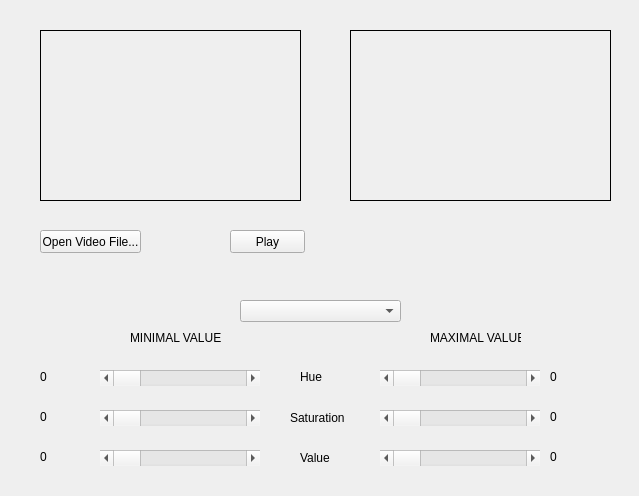
<?xml version="1.0" encoding="UTF-8"?>
<ui version="4.0">
 <class>VideoPlayer</class>
 <widget class="QMainWindow" name="VideoPlayer">
  <property name="geometry">
   <rect>
    <x>0</x>
    <y>0</y>
    <width>639</width>
    <height>496</height>
   </rect>
  </property>
  <property name="windowTitle">
   <string>VideoPlayer</string>
  </property>
  <widget class="QWidget" name="centralWidget">
   <widget class="VideoWidget" name="inputFrame">
    <property name="geometry">
     <rect>
      <x>40</x>
      <y>30</y>
      <width>261</width>
      <height>171</height>
     </rect>
    </property>
    <property name="frameShape">
     <enum>QFrame::Box</enum>
    </property>
    <property name="text">
     <string/>
    </property>
    <property name="scaledContents">
     <bool>false</bool>
    </property>
    <property name="alignment">
     <set>Qt::AlignCenter</set>
    </property>
   </widget>
   <widget class="QPushButton" name="openVideoFileButton">
    <property name="geometry">
     <rect>
      <x>40</x>
      <y>230</y>
      <width>101</width>
      <height>23</height>
     </rect>
    </property>
    <property name="text">
     <string>Open Video File...</string>
    </property>
   </widget>
   <widget class="QPushButton" name="playButton">
    <property name="geometry">
     <rect>
      <x>230</x>
      <y>230</y>
      <width>75</width>
      <height>23</height>
     </rect>
    </property>
    <property name="text">
     <string>Play</string>
    </property>
   </widget>
   <widget class="VideoWidget" name="processedFrame">
    <property name="geometry">
     <rect>
      <x>350</x>
      <y>30</y>
      <width>261</width>
      <height>171</height>
     </rect>
    </property>
    <property name="frameShape">
     <enum>QFrame::Box</enum>
    </property>
    <property name="text">
     <string/>
    </property>
    <property name="alignment">
     <set>Qt::AlignCenter</set>
    </property>
   </widget>
   <widget class="QComboBox" name="colorComboBox">
    <property name="geometry">
     <rect>
      <x>240</x>
      <y>300</y>
      <width>161</width>
      <height>22</height>
     </rect>
    </property>
    <item>
     <property name="text">
      <string/>
     </property>
    </item>
    <item>
     <property name="text">
      <string>RED</string>
     </property>
    </item>
    <item>
     <property name="text">
      <string>YELLOW</string>
     </property>
    </item>
    <item>
     <property name="text">
      <string>GREEN</string>
     </property>
    </item>
    <item>
     <property name="text">
      <string>BLUE</string>
     </property>
    </item>
    <item>
     <property name="text">
      <string>PURPLE</string>
     </property>
    </item>
   </widget>
   <widget class="QScrollBar" name="minHueScrollbar">
    <property name="geometry">
     <rect>
      <x>100</x>
      <y>370</y>
      <width>160</width>
      <height>16</height>
     </rect>
    </property>
    <property name="maximum">
     <number>179</number>
    </property>
    <property name="orientation">
     <enum>Qt::Horizontal</enum>
    </property>
   </widget>
   <widget class="QScrollBar" name="minSatScrollbar">
    <property name="geometry">
     <rect>
      <x>100</x>
      <y>410</y>
      <width>160</width>
      <height>16</height>
     </rect>
    </property>
    <property name="maximum">
     <number>255</number>
    </property>
    <property name="orientation">
     <enum>Qt::Horizontal</enum>
    </property>
   </widget>
   <widget class="QScrollBar" name="minValScrollbar">
    <property name="geometry">
     <rect>
      <x>100</x>
      <y>450</y>
      <width>160</width>
      <height>16</height>
     </rect>
    </property>
    <property name="maximum">
     <number>255</number>
    </property>
    <property name="orientation">
     <enum>Qt::Horizontal</enum>
    </property>
   </widget>
   <widget class="QScrollBar" name="maxHueScrollbar">
    <property name="geometry">
     <rect>
      <x>380</x>
      <y>370</y>
      <width>160</width>
      <height>16</height>
     </rect>
    </property>
    <property name="maximum">
     <number>179</number>
    </property>
    <property name="orientation">
     <enum>Qt::Horizontal</enum>
    </property>
   </widget>
   <widget class="QScrollBar" name="maxSatScrollbar">
    <property name="geometry">
     <rect>
      <x>380</x>
      <y>410</y>
      <width>160</width>
      <height>16</height>
     </rect>
    </property>
    <property name="maximum">
     <number>255</number>
    </property>
    <property name="orientation">
     <enum>Qt::Horizontal</enum>
    </property>
   </widget>
   <widget class="QScrollBar" name="maxValScrollbar">
    <property name="geometry">
     <rect>
      <x>380</x>
      <y>450</y>
      <width>160</width>
      <height>16</height>
     </rect>
    </property>
    <property name="maximum">
     <number>255</number>
    </property>
    <property name="orientation">
     <enum>Qt::Horizontal</enum>
    </property>
   </widget>
   <widget class="QLabel" name="MIN_VALUES">
    <property name="geometry">
     <rect>
      <x>130</x>
      <y>330</y>
      <width>91</width>
      <height>16</height>
     </rect>
    </property>
    <property name="text">
     <string>MINIMAL VALUES</string>
    </property>
   </widget>
   <widget class="QLabel" name="MAX_VALUES">
    <property name="geometry">
     <rect>
      <x>430</x>
      <y>330</y>
      <width>91</width>
      <height>16</height>
     </rect>
    </property>
    <property name="text">
     <string>MAXIMAL VALUES</string>
    </property>
   </widget>
   <widget class="QLabel" name="HUE">
    <property name="geometry">
     <rect>
      <x>300</x>
      <y>370</y>
      <width>47</width>
      <height>13</height>
     </rect>
    </property>
    <property name="text">
     <string>Hue</string>
    </property>
   </widget>
   <widget class="QLabel" name="SATURATION">
    <property name="geometry">
     <rect>
      <x>290</x>
      <y>410</y>
      <width>61</width>
      <height>16</height>
     </rect>
    </property>
    <property name="text">
     <string>Saturation</string>
    </property>
   </widget>
   <widget class="QLabel" name="VALUE">
    <property name="geometry">
     <rect>
      <x>300</x>
      <y>450</y>
      <width>61</width>
      <height>16</height>
     </rect>
    </property>
    <property name="text">
     <string>Value</string>
    </property>
   </widget>
   <widget class="QLabel" name="minhue">
    <property name="geometry">
     <rect>
      <x>40</x>
      <y>370</y>
      <width>47</width>
      <height>13</height>
     </rect>
    </property>
    <property name="text">
     <string>0</string>
    </property>
   </widget>
   <widget class="QLabel" name="minsat">
    <property name="geometry">
     <rect>
      <x>40</x>
      <y>410</y>
      <width>47</width>
      <height>13</height>
     </rect>
    </property>
    <property name="text">
     <string>0</string>
    </property>
   </widget>
   <widget class="QLabel" name="minval">
    <property name="geometry">
     <rect>
      <x>40</x>
      <y>450</y>
      <width>47</width>
      <height>13</height>
     </rect>
    </property>
    <property name="text">
     <string>0</string>
    </property>
   </widget>
   <widget class="QLabel" name="maxhue">
    <property name="geometry">
     <rect>
      <x>550</x>
      <y>370</y>
      <width>47</width>
      <height>13</height>
     </rect>
    </property>
    <property name="text">
     <string>0</string>
    </property>
   </widget>
   <widget class="QLabel" name="maxsat">
    <property name="geometry">
     <rect>
      <x>550</x>
      <y>410</y>
      <width>47</width>
      <height>13</height>
     </rect>
    </property>
    <property name="text">
     <string>0</string>
    </property>
   </widget>
   <widget class="QLabel" name="maxval">
    <property name="geometry">
     <rect>
      <x>550</x>
      <y>450</y>
      <width>47</width>
      <height>13</height>
     </rect>
    </property>
    <property name="text">
     <string>0</string>
    </property>
   </widget>
  </widget>
 </widget>
 <layoutdefault spacing="6" margin="11"/>
 <customwidgets>
  <customwidget>
   <class>VideoWidget</class>
   <extends>QLabel</extends>
   <header>videowidget.h</header>
  </customwidget>
 </customwidgets>
 <resources/>
 <connections/>
</ui>
